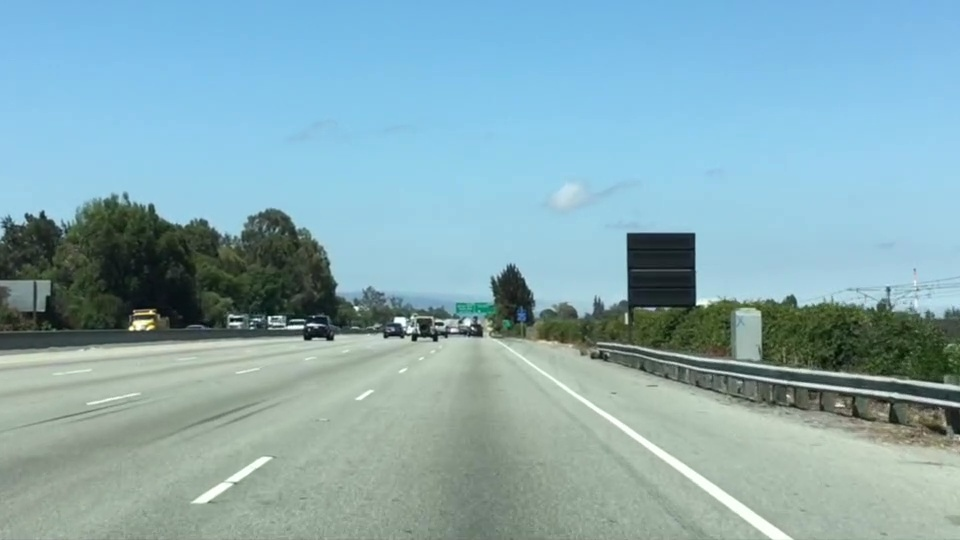
#> input picture 컴퓨터비전1/data/test.jpg, 960 x 540 px
$ jupyter execute '최종 Computer Vision Day 5 - Lane Finding.ipynb'
#> lines starting #> are read from the running program, lines starting #| are printed output that depends on the picture; after the words box and inside, x2 and y2 are one past the last pixel; in counts of white or black regions, pixels touching at a corner belong together
# 차선 인식

[cell 1]
import cv2
import numpy as np
import matplotlib.pyplot as plt
import matplotlib.image as mpimg

[cell 2]
# using matplotlib
image = mpimg.imread("./data/test.jpg") # RGB
#> image is the input picture: shape (540, 960, 3); mean R, G, B 135.5, 171.1, 179.2
plt.imshow(image)

## Color Selection

Color Picker Tool로 해당 이미지 색상의 RGB 코드값 얻어오기
https://annystudio.com/software/colorpicker/#download

[cell 3]
color_select = np.copy(image)

# todo
red_threshold = 200
green_threshold = 200
blue_threshold = 200

color_thresholds = ((image[:, :, 0] < red_threshold) | # R channel
                    (image[:, :, 1] < green_threshold) | # G channel
                    (image[:, :, 2] < blue_threshold)) # B channel
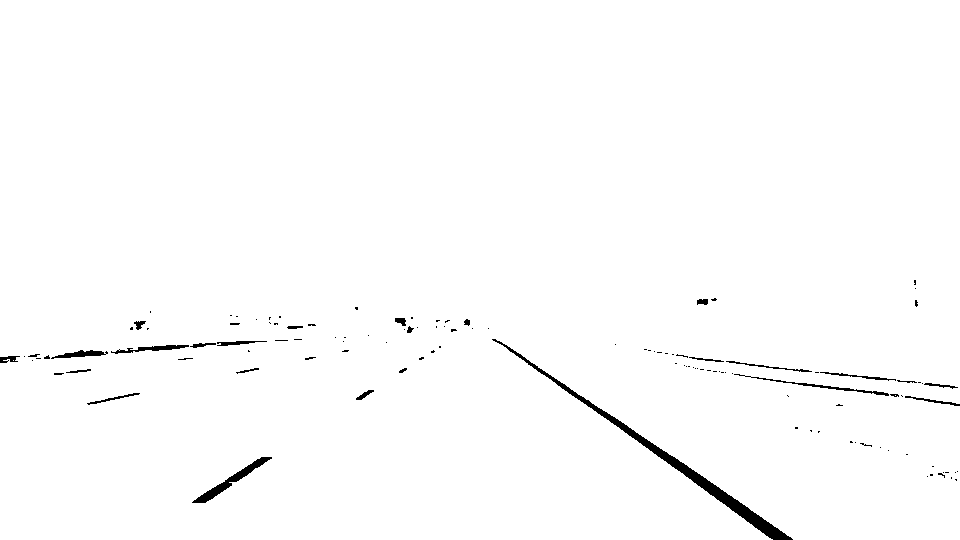
#> color_thresholds: shape (540, 960) bool; 98.9% white; 120 black regions (94 under 20 px), largest, box (x1, y1, x2, y2) and area: (492, 339, 793, 540) 2494, (192, 457, 272, 503) 623, (734, 374, 889, 396) 302

color_select[color_thresholds] = [0, 0, 0]
plt.imshow(color_select)

## Region Select

[cell 4]
region_select = np.copy(image)

# todo
left_bottom = [0, 539]
right_bottom = [900, 539]
apex = [475, 320]

pts = np.array([left_bottom, right_bottom, apex])
cv2.fillPoly(region_select, [pts], color=[0, 0, 255])
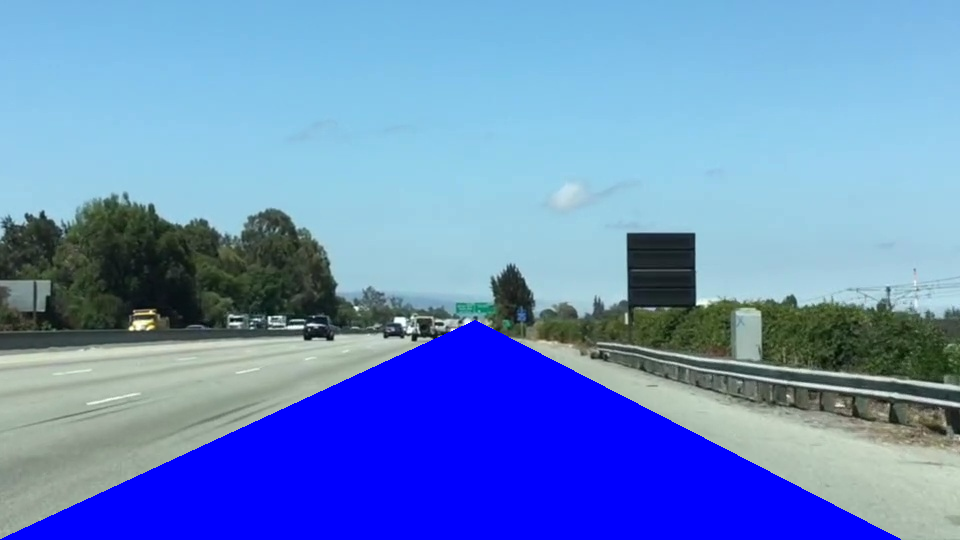
#> region_select: shape (540, 960, 3); 19.18% of pixels changed, all inside (x1, y1, x2, y2) = (0, 320, 901, 540)
plt.imshow(region_select)

## Color and Region Selection

[cell 5]
image = mpimg.imread("./data/test.jpg")
# 1. Color Selection
color_select = np.copy(image)

red_threshold = 200
green_threshold = 200
blue_threshold = 200

color_thresholds = ((image[:, :, 0] < red_threshold) | # R channel
                    (image[:, :, 1] < green_threshold) | # G channel
                    (image[:, :, 2] < blue_threshold)) # B channel

color_select[color_thresholds] = [0, 0, 0]
plt.imshow(color_select)

# 2. Region Select
region_select = np.copy(image)

left_bottom = [0, 539]
right_bottom = [900, 539]
apex = [475, 320]

pts = np.array([left_bottom, right_bottom, apex])
cv2.fillPoly(region_select, [pts], color=[0, 0, 255])
plt.imshow(region_select)

# 3. Color + Region Select
lane_select = np.copy(image)

# color_thresholds : 차선(흰색)이 아닌 부분 True 설정
# region_thresholds : 관심영역(roi)에만 True 설정

region_threshold = ((region_select[:, :, 0] == 0 ) & # R channel
                    (region_select[:, :, 1] == 0 ) & # G channel
                    (region_select[:, :, 2] == 255)) # B channel
#> region_threshold: shape (540, 960) bool; 19.2% white; 1 white region, box (x1, y1, x2, y2) and area: (0, 320, 901, 540) 99451


lane_select[~color_thresholds & region_threshold] = [255, 0, 0] # 흰색인부분과 관심영역에만 빨간색 표시
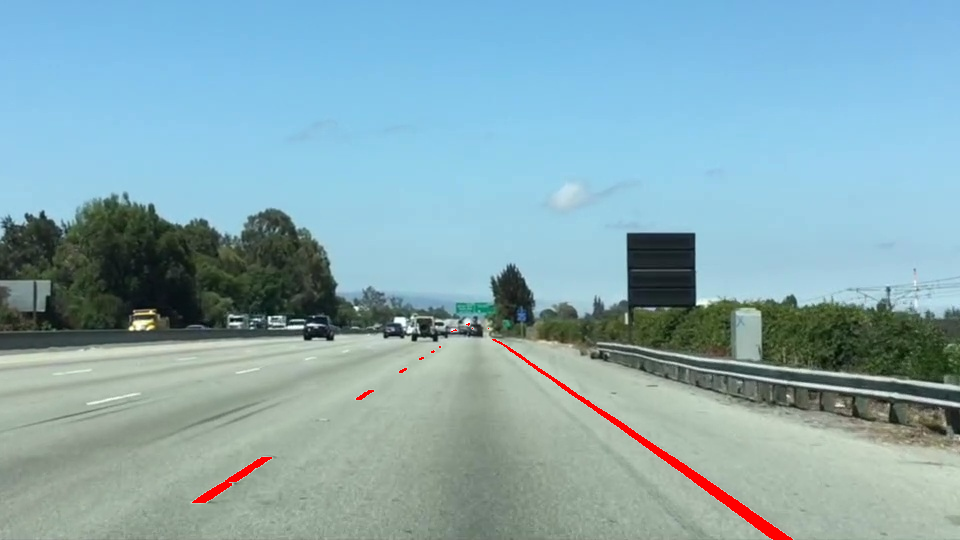
#> lane_select: shape (540, 960, 3); 0.63% of pixels changed, all inside (x1, y1, x2, y2) = (192, 323, 793, 540)

x = left_bottom[0], right_bottom[0], apex[0], left_bottom[0]
y = left_bottom[1], right_bottom[1], apex[1], left_bottom[1]
plt.plot(x, y, 'b--', 4)  # 관심영역을 점선으로 표시

plt.imshow(lane_select)
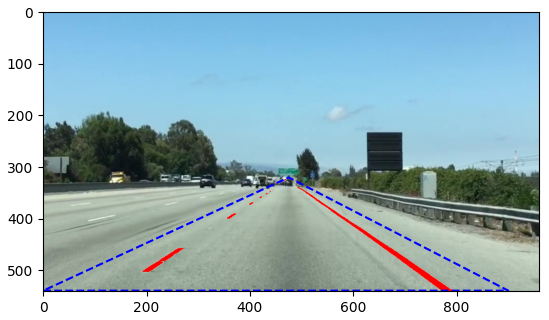
#> figure drawn by matplotlib, 1 panel

## Canny Edge Detection

[cell 6]
image = mpimg.imread("./data/exit-ramp.jpg")
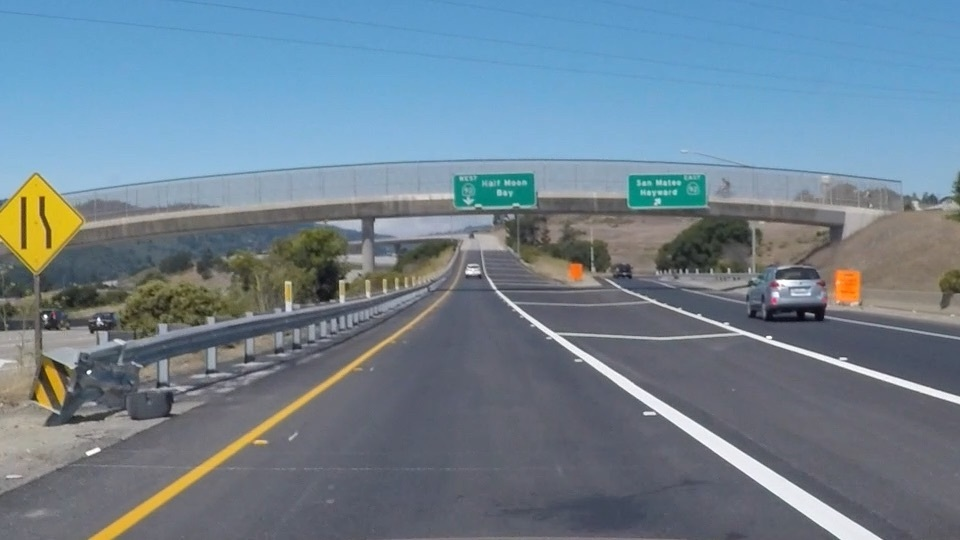
#> input picture 컴퓨터비전1/data/exit-ramp.jpg, 960 x 540 px
#> image is the input picture: shape (540, 960, 3); mean R, G, B 111.3, 130.2, 144.4
plt.imshow(image)

[cell 7]
# step 1 : gray scale로 변한
gray = cv2.cvtColor(image, cv2.COLOR_RGB2GRAY)
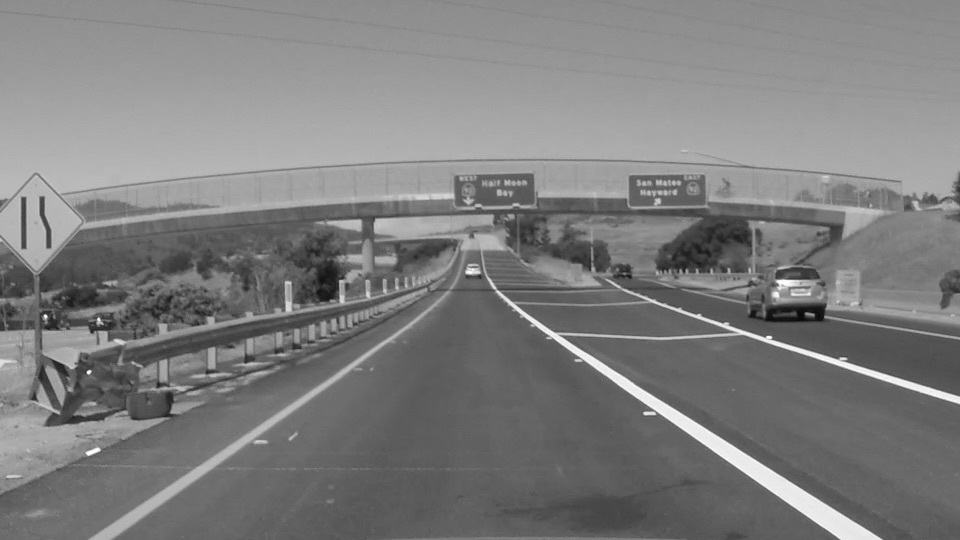
#> gray: shape (540, 960); min 6, max 255, mean 126.2
plt.imshow(gray, cmap="gray")

[cell 8]
# step 2 : gaussian blurring (option)
kernel_size = 5
blur_gray = cv2.GaussianBlur(gray, (kernel_size, kernel_size), 0)
plt.imshow(blur_gray, cmap="gray")

[cell 9]
# step 3 : Edge detect
low_threshold = 50
high_threshold = 150  # low:high 의 비율 - 1:2 or 1:3

edges = cv2.Canny(blur_gray, low_threshold, high_threshold)
#> edges: shape (540, 960); 3.8% white in thin lines or dots, all inside (x1, y1, x2, y2) = (0, 158, 960, 540)
plt.imshow(edges, cmap="gray")

## ROI Selection

[cell 10]
# step 4 : ROI Selection
pts = np.array([[(0, image.shape[0]-1), (450, 290), (490, 290), (image.shape[1]-1, image.shape[0]-1)]])

mask = np.zeros(edges.shape, edges.dtype)
cv2.fillPoly(mask, [pts], (255, 255, 255))
#> mask: shape (540, 960); 24.2% white; 1 white region, box (x1, y1, x2, y2) and area: (0, 290, 960, 540) 125334
plt.imshow(mask, cmap="gray")

[cell 11]
masked_edges = cv2.bitwise_and(edges, mask)
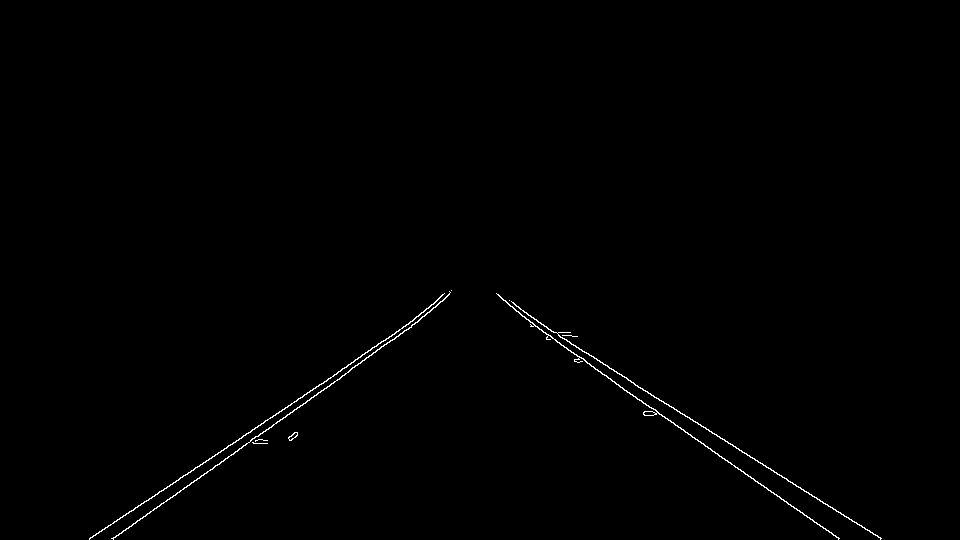
#> masked_edges: shape (540, 960); 0.49% white in thin lines or dots, all inside (x1, y1, x2, y2) = (89, 290, 882, 540)
plt.imshow(masked_edges, cmap="gray")

## Hough Transform

[cell 12]
# step 5 : Line detect
rho = 1
theta = np.pi / 180
threshold = 30 # 직선으로 판단할 수 있는 허프공간에서의 교차점
minLineLength = 40
maxLineGap = 20

lines = cv2.HoughLinesP(masked_edges, rho, theta, threshold,
                       minLineLength = minLineLength,
                       maxLineGap = maxLineGap)
#> lines = 17 rows, first 6: [526, 319, 838, 538], [104, 529, 438, 304], [609, 368, 881, 538], [112, 538, 344, 375], [355, 359, 446, 297], [539, 329, 838, 539]

# color_edge = cv2.cvtColor(edges, cv2.COLOR2RGB) # line을 red로 그리기 위해 channel을 3차원으로
color_edge = np.dstack((edges, edges, edges)) # line을 red로 그리기 위해 channel을 3차원으로

for line in lines:
    x1, y1, x2, y2 = line[0]
    cv2.line(color_edge, (x1, y1), (x2, y2), (255, 0, 0), 5)
#> this loop made 17 passes
#> (x1, y1, x2, y2) on passes 1 to 12: (526, 319, 838, 538), (104, 529, 438, 304), (609, 368, 881, 538), (112, 538, 344, 375), (355, 359, 446, 297), (539, 329, 838, 539), (496, 293, 584, 352), (277, 421, 417, 322), (190, 472, 346, 367), (779, 496, 839, 538), (113, 538, 241, 448), (560, 337, 626, 377)
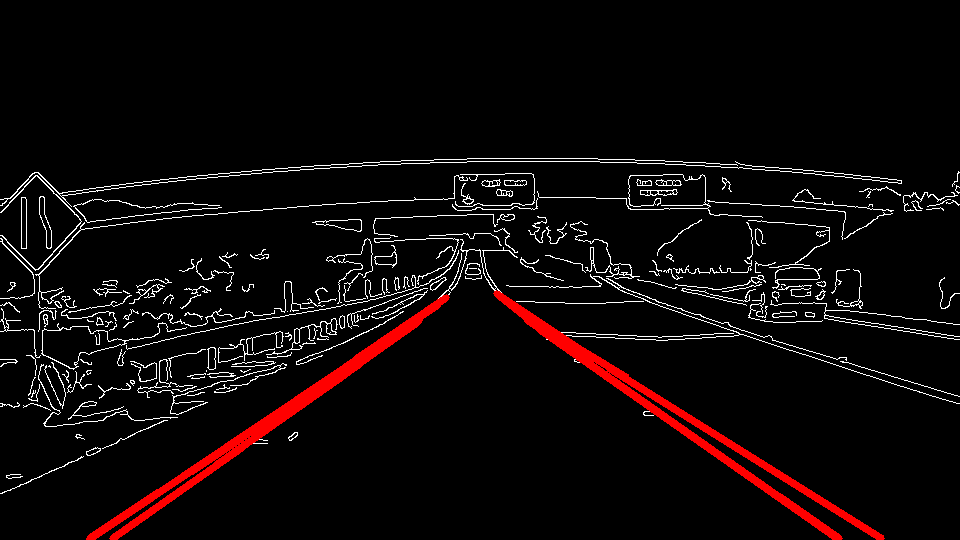
#> color_edge: shape (540, 960, 3); mean of channels 0, 1, 2 14.6, 8.6, 8.6; drawn as R, G, B

plt.imshow(color_edge, cmap="gray")

## Pipeline
- Canny Detection ->  ROI Selection -> Hough Transform

[cell 13]
image = mpimg.imread("./data/exit-ramp.jpg")

# step 1 : gray scale로 변한
gray = cv2.cvtColor(image, cv2.COLOR_RGB2GRAY)

# step 2 : gaussian blurring (option)
kernel_size = 5
blur_gray = cv2.GaussianBlur(gray, (kernel_size, kernel_size), 0)

# step 3 : Edge detect
low_threshold = 50
high_threshold = 150  # low:high 의 비율 - 1:2 or 1:3

edges = cv2.Canny(blur_gray, low_threshold, high_threshold)

# step 4 : ROI Selection
pts = np.array([[(0, image.shape[0]-1), (450, 290), (490, 290), (image.shape[1]-1, image.shape[0]-1)]])

mask = np.zeros(edges.shape, edges.dtype)
cv2.fillPoly(mask, [pts], (255, 255, 255))

masked_edges = cv2.bitwise_and(edges, mask)
plt.imshow(masked_edges, cmap="gray")

# step 5 : Line detect
rho = 1
theta = np.pi / 180
threshold = 30 # 직선으로 판단할 수 있는 허프공간에서의 교차점
minLineLength = 40
maxLineGap = 20

lines = cv2.HoughLinesP(masked_edges, rho, theta, threshold,
                       minLineLength = minLineLength,
                       maxLineGap = maxLineGap)

# color_edge = cv2.cvtColor(edges, cv2.COLOR2RGB) # line을 red로 그리기 위해 channel을 3차원으로
color_edge = np.dstack((edges, edges, edges)) # line을 red로 그리기 위해 channel을 3차원으로

for line in lines:
    x1, y1, x2, y2 = line[0]
    cv2.line(color_edge, (x1, y1), (x2, y2), (255, 0, 0), 5)


result = cv2.addWeighted(image, 1, color_edge, 0.8, 0)
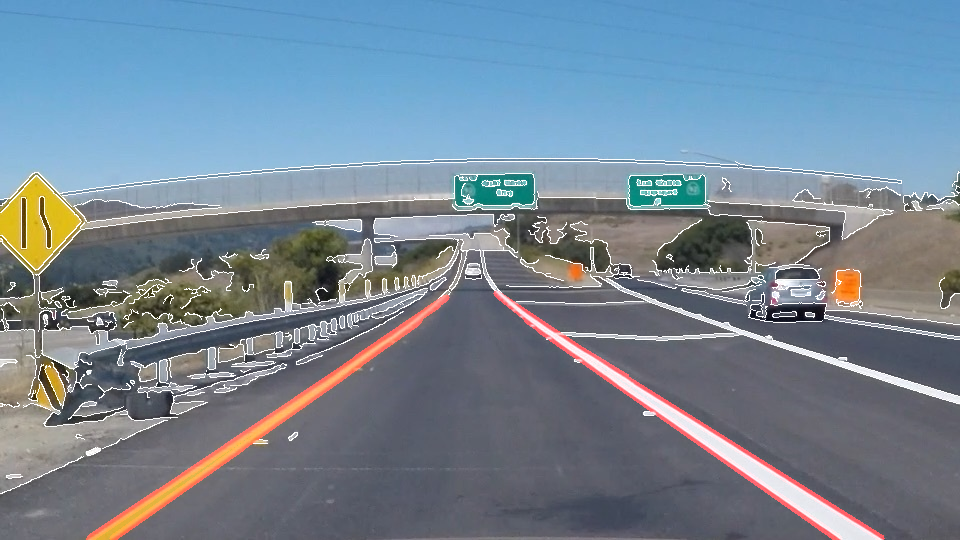
#> result: shape (540, 960, 3); mean R, G, B 117.9, 134.5, 148.8
plt.imshow(result)
